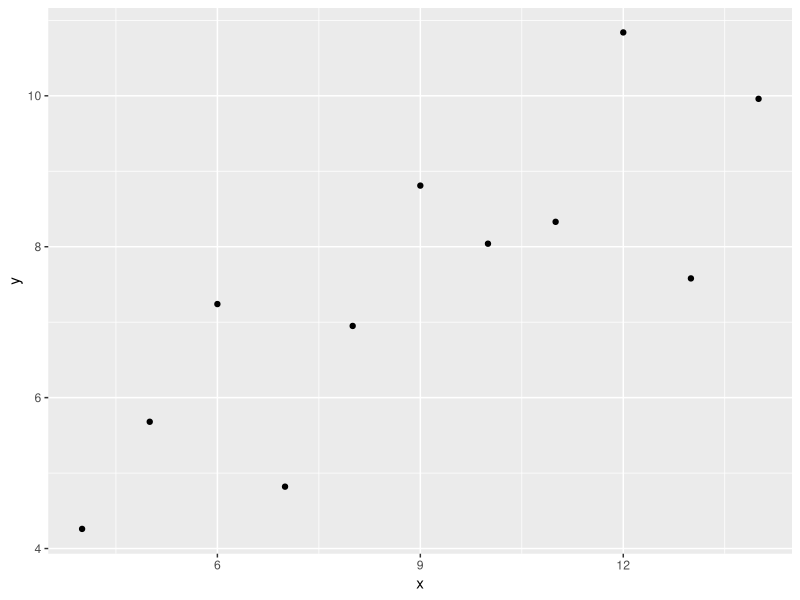
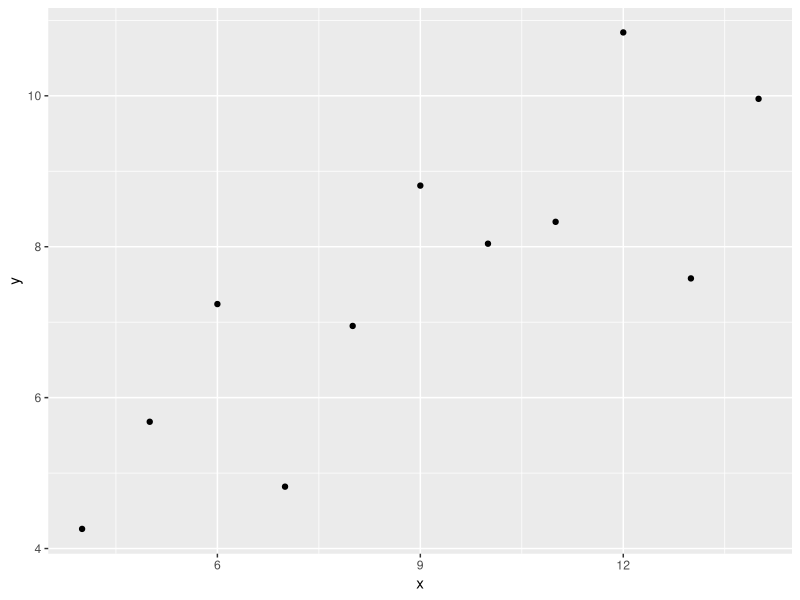
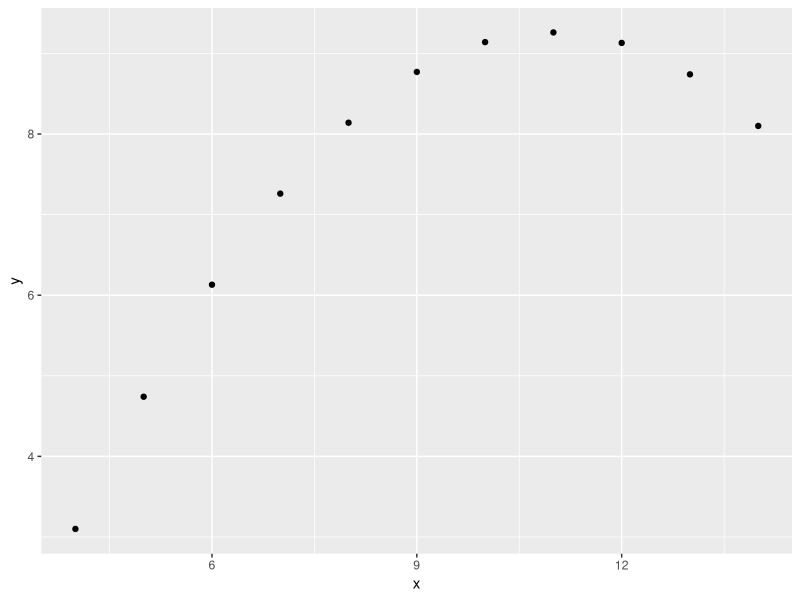
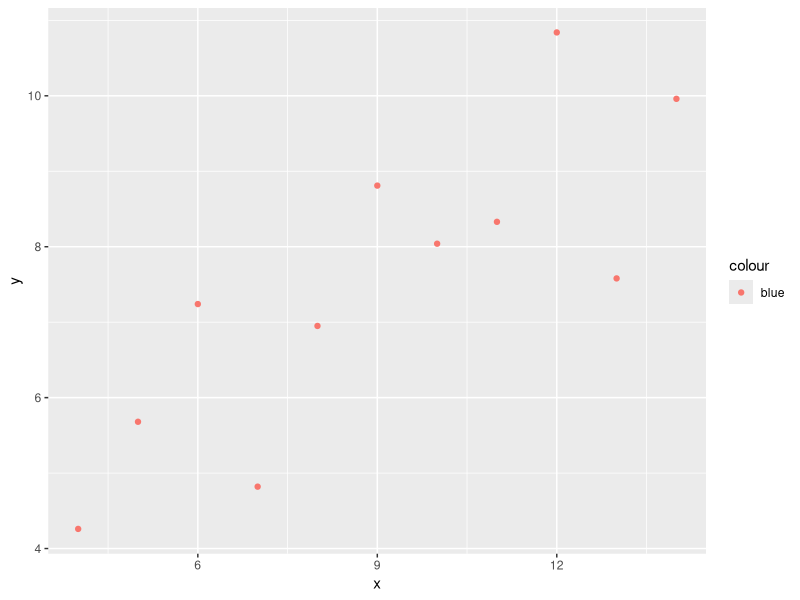
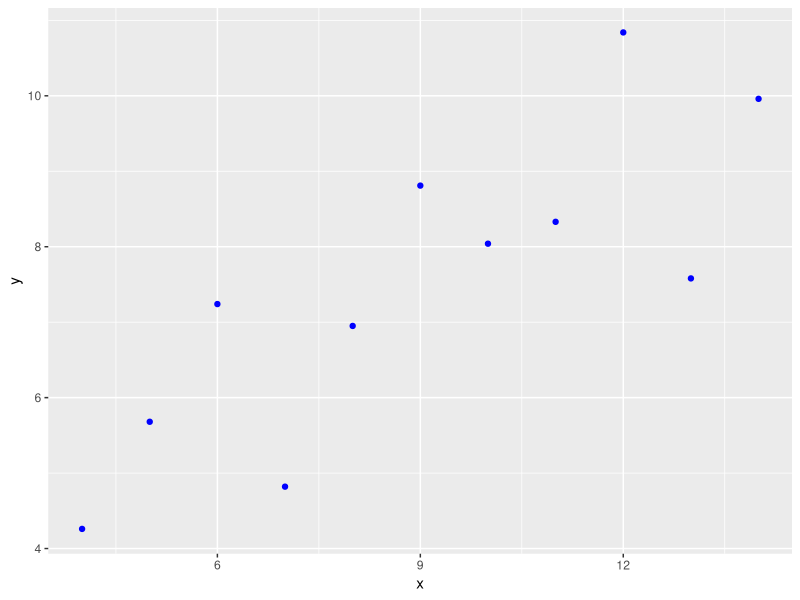
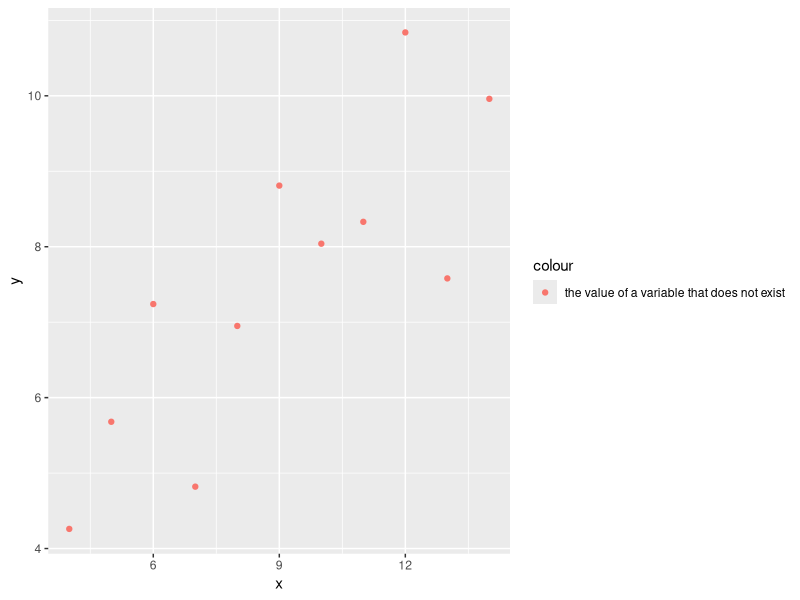
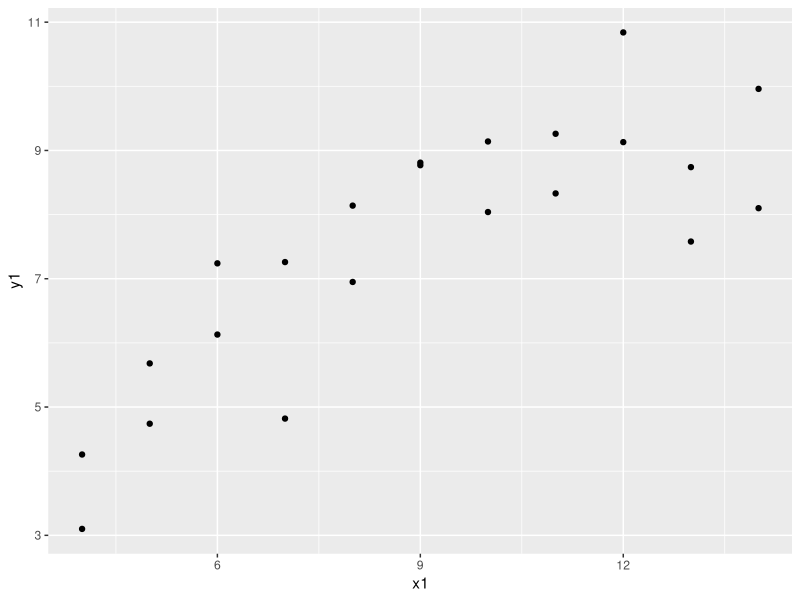
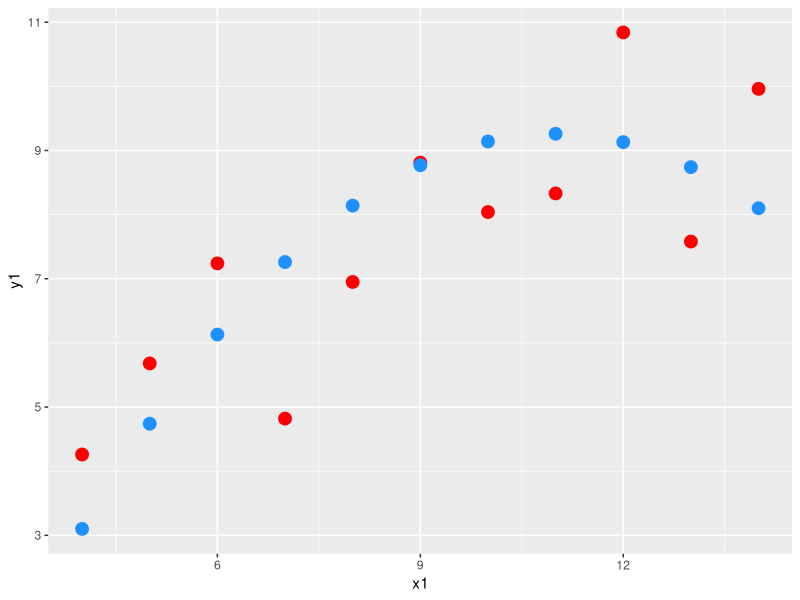

Generate these figures, in order, with R:
## ---- chunk 1
knitr::opts_chunk$set(echo = TRUE)
## ---- chunk 2
library(tidyverse)
## ---- chunk 3
anscombe %>% glimpse()
## ---- chunk 4
anscombe
## ---- chunk 5
anscombe %>% 
  select(x1, y1)
## ---- chunk 6
anscombe %>% 
  select(x = x1, y = y1)
## ---- chunk 7
anscombe %>% 
  rename(x = x1, y = y1)
## ---- chunk 8
anscombe %>% 
  select(ends_with('1'))
## ---- chunk 9
a1 <- anscombe %>% 
  select(ends_with('1')) %>% 
  rename(x = x1, y = y1)
## ---- chunk 10
a1 %>% 
  ggplot(mapping = aes(x = x, y = y)) +
  geom_point()
## ---- chunk 11
a1 %>% 
  ggplot() +
  geom_point(mapping = aes(x = x, y = y))
## ---- chunk 12
### the code below produces an error and is commented out
# a1 %>% 
#   ggplot(mapping = aes(x = x)) +
#   geom_point()
## ---- chunk 13
### ERROR!!!
# a1 %>% 
#   ggplot(mapping = aes(y = x)) +
#   geom_point()
## ---- chunk 14
a2 <- anscombe %>% 
  select(ends_with('2')) %>% 
  rename(x = x2, y = y2)
## ---- chunk 15
a2 %>% 
  ggplot(mapping = aes(x = x, y = y)) +
  geom_point()
## ---- chunk 16
a1 %>% 
  ggplot(mapping = aes(x = x, y = y)) +
  geom_point(mapping = aes(color = 'blue'))
## ---- chunk 17
a1 %>% 
  ggplot(mapping = aes(x = x, y = y)) +
  geom_point(color = 'blue')
## ---- chunk 18
a1 %>% 
  ggplot(mapping = aes(x = x, y = y)) +
  geom_point(mapping = aes(color = 'the value of a variable that does not exist'))
## ---- chunk 19
anscombe %>% 
  ggplot() +
  geom_point(mapping = aes(x = x1, y = y1)) +
  geom_point(mapping = aes(x = x2, y = y2))
## ---- chunk 20
anscombe %>% 
  ggplot() +
  geom_point(mapping = aes(x = x1, y = y1),
             color = 'red', size = 4) +
  geom_point(mapping = aes(x = x2, y = y2),
             color = 'dodgerblue', size = 4)
## ---- chunk 21
anscombe %>% 
  ggplot() +
  geom_point(mapping = aes(x = x1, y = y1,
                           color = 'first'),
             size = 4) +
  geom_point(mapping = aes(x = x2, y = y2,
                           color = 'second'),
             size = 4)
## ---- chunk 22
anscombe %>% 
  ggplot() +
  geom_point(mapping = aes(x = x1, y = y1,
                           color = 'first'),
             size = 4) +
  geom_point(mapping = aes(x = x2, y = y2,
                           color = 'second'),
             size = 4) +
  scale_color_discrete('dataset')
## ---- chunk 23
anscombe %>% 
  ggplot() +
  geom_point(mapping = aes(x = x1, y = y1,
                           color = 'first'),
             size = 4) +
  geom_point(mapping = aes(x = x2, y = y2,
                           color = 'second'),
             size = 4) +
  scale_color_brewer('dataset', palette = 'Set1')
## ---- chunk 24
anscombe %>% 
  ggplot() +
  geom_point(mapping = aes(x = x1, y = y1,
                           color = 'first'),
             size = 4) +
  geom_point(mapping = aes(x = x2, y = y2,
                           color = 'second'),
             size = 4) +
  scale_color_brewer('dataset', palette = 'Set1') +
  labs(x = 'x', y = 'y')
## ---- chunk 25
anscombe %>% 
  ggplot() +
  geom_point(mapping = aes(x = x1, y = y1,
                           color = 'first',
                           shape = 'first'),
             size = 4) +
  geom_point(mapping = aes(x = x2, y = y2,
                           color = 'second',
                           shape = 'second'),
             size = 4) +
  scale_color_brewer('dataset', palette = 'Set1') +
  scale_shape_discrete('dataset') +
  labs(x = 'x', y = 'y')
## ---- chunk 26
anscombe %>% 
  ggplot() +
  geom_point(mapping = aes(x = x1, y = y1,
                           color = 'first',
                           shape = 'first',
                           size = 'first')) +
  geom_point(mapping = aes(x = x2, y = y2,
                           color = 'second',
                           shape = 'second',
                           size = 'second')) +
  scale_color_brewer('dataset', palette = 'Set1') +
  scale_shape_discrete('dataset') +
  labs(x = 'x', y = 'y')
## ---- chunk 27
anscombe %>% 
  ggplot() +
  geom_point(mapping = aes(x = x1, y = y1,
                           color = 'first',
                           shape = 'first',
                           size = 'first')) +
  geom_point(mapping = aes(x = x2, y = y2,
                           color = 'second',
                           shape = 'second',
                           size = 'second')) +
  scale_color_brewer('dataset', palette = 'Set1') +
  scale_shape_discrete('dataset') +
  scale_size_manual('dataset',
                    values = c("first" = 5.5,
                               "second" = 2.5)) +
  labs(x = 'x', y = 'y')
## ---- chunk 28
anscombe %>% 
  ggplot() +
  geom_point(mapping = aes(x = x1, y = y1,
                           color = 'first',
                           shape = 'first',
                           size = 'first',
                           alpha = 'first')) +
  geom_point(mapping = aes(x = x2, y = y2,
                           color = 'second',
                           shape = 'second',
                           size = 'second',
                           alpha = 'second')) +
  scale_color_brewer('dataset', palette = 'Set1') +
  scale_shape_discrete('dataset') +
  scale_size_manual('dataset',
                    values = c("first" = 5.5,
                               "second" = 2.5)) +
  labs(x = 'x', y = 'y')
## ---- chunk 29
anscombe %>% 
  ggplot() +
  geom_point(mapping = aes(x = x1, y = y1,
                           color = 'first',
                           shape = 'first',
                           size = 'first',
                           alpha = 'first')) +
  geom_point(mapping = aes(x = x2, y = y2,
                           color = 'second',
                           shape = 'second',
                           size = 'second',
                           alpha = 'second')) +
  scale_color_brewer('dataset', palette = 'Set1') +
  scale_shape_discrete('dataset') +
  scale_size_manual('dataset',
                    values = c("first" = 5.5,
                               "second" = 2.5)) +
  scale_alpha_manual('dataset',
                     values = c('first' = 0.45,
                                'second' = 0.95)) +
  labs(x = 'x', y = 'y')
## ---- chunk 30
mod_1 <- lm(y ~ x, data = a1)
## ---- chunk 31
mod_1 %>% summary()
## ---- chunk 32
coef(mod_1)
## ---- chunk 33
mod_1 %>% broom::tidy()
## ---- chunk 34
mod_2 <- lm(y ~ x, data = a2)

mod_2 %>% broom::tidy()
## ---- chunk 35
mod_1 %>% broom::glance()
## ---- chunk 36
mod_2 %>% broom::glance()
## ---- chunk 37
a_tidy <- anscombe %>% 
  tibble::rowid_to_column() %>% 
  pivot_longer(cols = !c("rowid")) %>% 
  tidyr::separate(name,
                  c("variable", "dataset"),
                  sep = 1) %>% 
  pivot_wider(names_from = 'variable', values_from = 'value') %>% 
  arrange(dataset)
## ---- chunk 38
a_tidy %>% glimpse()
## ---- chunk 39
a_tidy %>% 
  ggplot(mapping = aes(x = x, y = y)) +
  geom_point() +
  facet_wrap(~dataset, labeller = 'label_both')
## ---- chunk 40
a_tidy %>% 
  ggplot(mapping = aes(x = x, y = y)) +
  geom_point(mapping = aes(color = dataset,
                           shape = dataset),
             size = 3.5) +
  facet_wrap(~dataset, labeller = 'label_both') +
  theme(legend.position = 'none')
## ---- chunk 41
a_tidy %>% 
  ggplot(mapping = aes(x = x, y = y)) +
  geom_point(mapping = aes(color = dataset,
                           shape = dataset),
             size = 3.5) +
  geom_smooth(method = lm,
              formula = y ~ x,
              mapping = aes(color = dataset,
                            fill = dataset)) +
  facet_wrap(~dataset, labeller = 'label_both') +
  theme(legend.position = 'none')
